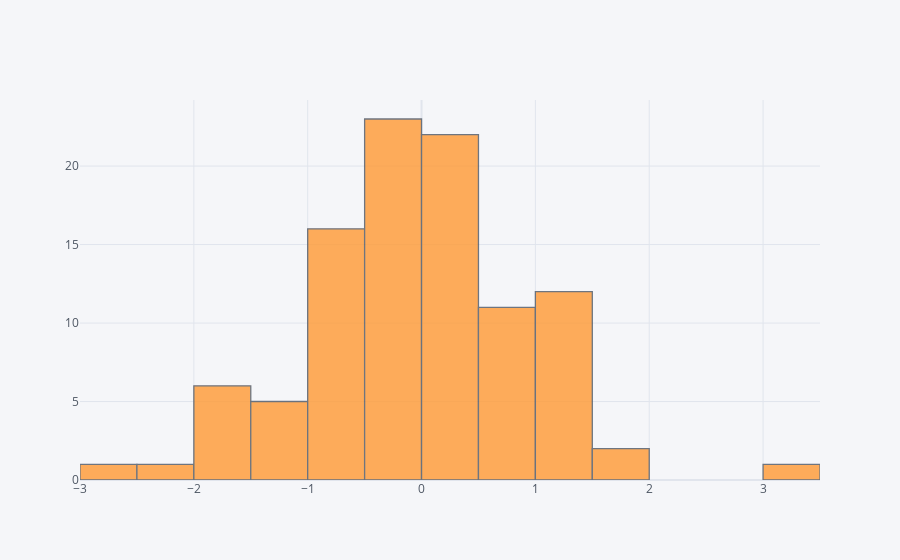

Here is the notebook cell this chart was saved with:
### Code cell
df['A'].iplot(kind='hist',bins=20)

### Figure 1 — Plotly figure (JSON) as saved in the notebook; plotly's stock layout.template omitted (floating-point values rounded to 4 significant figures)
{"data": [{"histfunc": "count", "histnorm": "", "marker": {"color": "rgba(255, 153, 51, 1.0)", "line": {"color": "#4D5663", "width": 1.3}}, "name": "A", "nbinsx": 20, "opacity": 0.8, "orientation": "v", "type": "histogram", "x": [-0.03975, 1.23, -0.7341, 0.834, 1.241, 0.2762, 0.3744, -0.05401, 1.012, 0.1423, 0.1008, -0.1274, -0.2907, 0.8291, 0.02417, -0.0316, 0.3589, -0.5058, 0.4151, -0.5827, 1.741, 0.2799, 0.5252, 3.347, 0.255, 0.3734, 1.325, -1.029, -1.527, 0.7411, -1.213, -1.624, -0.5508, 1.226, 0.1124, -0.8097, -0.0527, -0.4554, -1.301, 0.7798, 0.4078, -0.3232, -0.1015, -0.1793, 1.677, 0.3235, -2.0, 0.1345, 1.281, -0.2223, -2.583, -0.4093, 1.007, -0.4947, 0.1734, 0.6365, 0.6291, -0.4429, 1.102, -0.01606, 0.2774, 0.1357, 1.278, -0.3377, -1.219, -0.2458, -0.7779, -0.5551, -0.552, -0.2561, -0.6808, 1.024, 0.8995, 0.02239, -1.537, -0.5576, 0.335, 0.8449, -0.04512, -0.3746, -0.1721, -0.9, 0.001987, 0.4814, 0.6123, 1.07, 1.189, -0.6672, 0.03158, -0.2089, -0.5131, -0.2726, -0.673, -0.8205, -0.9196, -1.635, -1.347, 0.567, -2.307, -1.579]}], "layout": {"barmode": "overlay", "legend": {"bgcolor": "#F5F6F9", "font": {"color": "#4D5663"}}, "paper_bgcolor": "#F5F6F9", "plot_bgcolor": "#F5F6F9", "title": {"font": {"color": "#4D5663"}}, "xaxis": {"gridcolor": "#E1E5ED", "showgrid": true, "tickfont": {"color": "#4D5663"}, "title": {"font": {"color": "#4D5663"}, "text": ""}, "zerolinecolor": "#E1E5ED"}, "yaxis": {"gridcolor": "#E1E5ED", "showgrid": true, "tickfont": {"color": "#4D5663"}, "title": {"font": {"color": "#4D5663"}, "text": ""}, "zerolinecolor": "#E1E5ED"}}}
